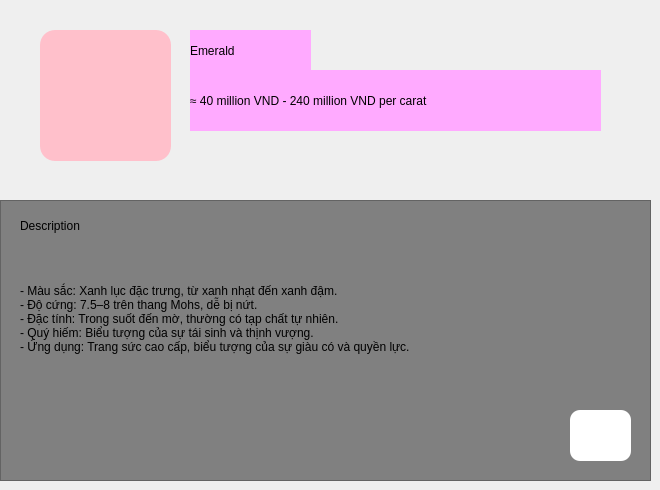
      <widget class="QWidget" name="charlieputh_5">
       <widget class="QLabel" name="label_53">
        <property name="geometry">
         <rect>
          <x>240</x>
          <y>140</y>
          <width>55</width>
          <height>16</height>
         </rect>
        </property>
        <property name="text">
         <string/>
        </property>
       </widget>
       <widget class="QPushButton" name="pushButton_27">
        <property name="geometry">
         <rect>
          <x>40</x>
          <y>30</y>
          <width>131</width>
          <height>131</height>
         </rect>
        </property>
        <property name="styleSheet">
         <string notr="true">background-color:pink;
border-radius:15px;</string>
        </property>
        <property name="text">
         <string/>
        </property>
        <property name="icon">
         <iconset>
          <normaloff>../../../Pictures/Saved Pictures/emerald_400.png</normaloff>../../../Pictures/Saved Pictures/emerald_400.png</iconset>
        </property>
        <property name="iconSize">
         <size>
          <width>130</width>
          <height>130</height>
         </size>
        </property>
       </widget>
       <widget class="QLabel" name="label_54">
        <property name="geometry">
         <rect>
          <x>190</x>
          <y>30</y>
          <width>121</width>
          <height>41</height>
         </rect>
        </property>
        <property name="styleSheet">
         <string notr="true">background-color:rgb(255, 170, 255);
font: 75 20pt &quot;Times New Roman&quot;;
color:black;</string>
        </property>
        <property name="text">
         <string>Emerald</string>
        </property>
       </widget>
       <widget class="QLabel" name="label_55">
        <property name="geometry">
         <rect>
          <x>190</x>
          <y>70</y>
          <width>411</width>
          <height>61</height>
         </rect>
        </property>
        <property name="styleSheet">
         <string notr="true">background-color:rgb(255, 170, 255);
font: 12pt &quot;MS Shell Dlg 2&quot;;</string>
        </property>
        <property name="text">
         <string>≈ 40 million VND - 240 million VND per carat</string>
        </property>
       </widget>
       <widget class="QFrame" name="frame_6">
        <property name="geometry">
         <rect>
          <x>0</x>
          <y>200</y>
          <width>651</width>
          <height>281</height>
         </rect>
        </property>
        <property name="styleSheet">
         <string notr="true">background-color:grey;</string>
        </property>
        <property name="frameShape">
         <enum>QFrame::StyledPanel</enum>
        </property>
        <property name="frameShadow">
         <enum>QFrame::Raised</enum>
        </property>
        <widget class="QLabel" name="label_16">
         <property name="geometry">
          <rect>
           <x>20</x>
           <y>10</y>
           <width>101</width>
           <height>31</height>
          </rect>
         </property>
         <property name="styleSheet">
          <string notr="true">background-color:grey;
font: 75 12pt &quot;Times New Roman&quot;;</string>
         </property>
         <property name="text">
          <string>Description</string>
         </property>
        </widget>
        <widget class="QLabel" name="label_20">
         <property name="geometry">
          <rect>
           <x>20</x>
           <y>50</y>
           <width>601</width>
           <height>151</height>
          </rect>
         </property>
         <property name="styleSheet">
          <string notr="true">background-color:grey;
font: 75 12pt &quot;Times New Roman&quot;;</string>
         </property>
         <property name="text">
          <string>- Màu sắc: Xanh lục đặc trưng, từ xanh nhạt đến xanh đậm.  
- Độ cứng: 7.5–8 trên thang Mohs, dễ bị nứt.  
- Đặc tính: Trong suốt đến mờ, thường có tạp chất tự nhiên.  
- Quý hiếm: Biểu tượng của sự tái sinh và thịnh vượng.  
- Ứng dụng: Trang sức cao cấp, biểu tượng của sự giàu có và quyền lực.
</string>
         </property>
        </widget>
        <widget class="QPushButton" name="btnplayemerald">
         <property name="geometry">
          <rect>
           <x>570</x>
           <y>210</y>
           <width>61</width>
           <height>51</height>
          </rect>
         </property>
         <property name="styleSheet">
          <string notr="true">background-color:white;
border-radius:10px;</string>
         </property>
         <property name="text">
          <string/>
         </property>
         <property name="icon">
          <iconset>
           <normaloff>../../../Downloads/4544843_shop_business_delivery_trolley_comerce_icon.png</normaloff>../../../Downloads/4544843_shop_business_delivery_trolley_comerce_icon.png</iconset>
         </property>
         <property name="iconSize">
          <size>
           <width>40</width>
           <height>40</height>
          </size>
         </property>
        </widget>
       </widget>
      </widget>
